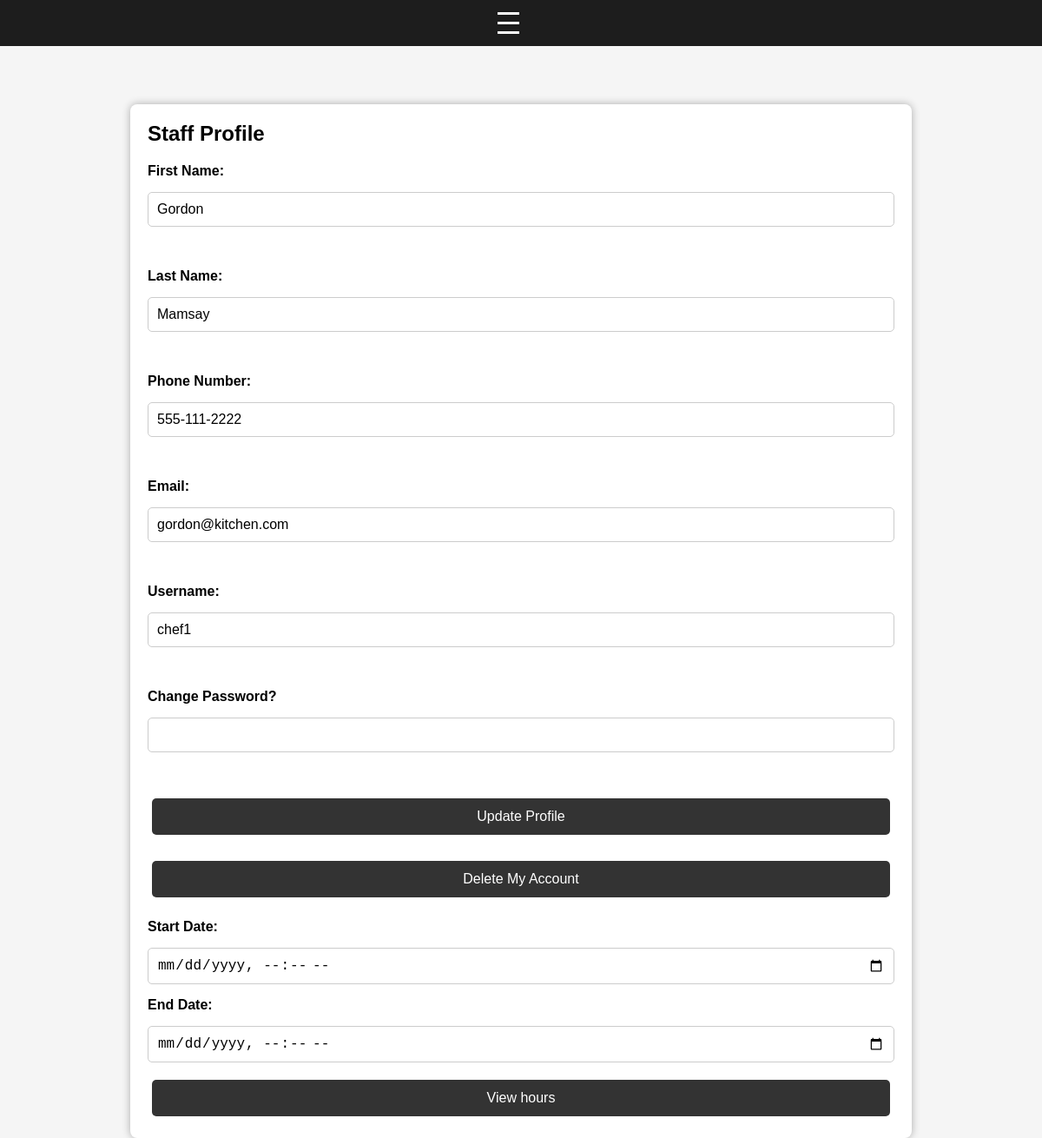
The app's page /profile (signed in), older data.
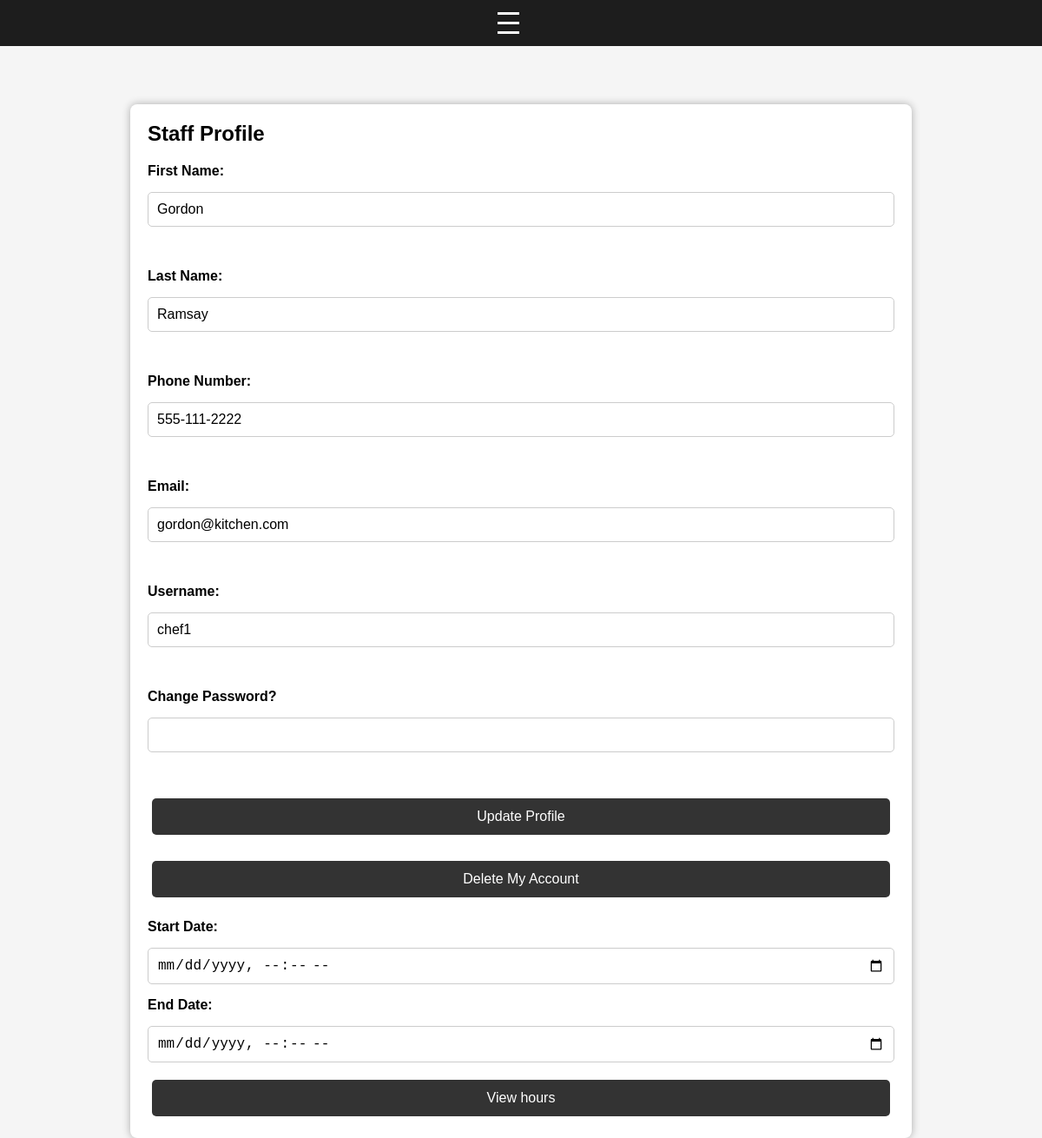
The same page, newer data.
### app/models.py (models this page shows)
class Staff(db.Model):
    id = db.Column(db.Integer, primary_key=True)
    first_name = db.Column(db.String(255), nullable=False)
    last_name = db.Column(db.String(255), nullable=False)
    phone_number = db.Column(db.String(15))
    email = db.Column(db.String(255))
    hire_date = db.Column(db.DateTime)
    user_id = db.Column(db.Integer, db.ForeignKey('user.id', ondelete="RESTRICT"), nullable=False)
    schedules = db.relationship('StaffSchedule', backref='staff', lazy=True)
    requests = db.relationship('RequestTimeOff', backref='staff', lazy=True)
    notifications = db.relationship('Notification', backref='staff', lazy=True)

### app/routes/auth_routes.py (the view, shortened to what this page needs)
@auth_bp.route('/profile', methods=['GET', 'POST'])
def get_profile():
    username = session.get('username')
    user_id = session.get('user_id')
    user = AuthLogic.get_user_record(username)
    staff = user.staff  # using relationship in models
    hours = None
    if request.method == 'POST':
            if staff:
                new_password = request.form['password']
                if new_password:
                    encrypted_password =AuthLogic.encrypt_password(new_password)
                    AuthLogic.change_password(user_id, encrypted_password)
                AuthLogic.update_staff(
                    staff_id=staff.id,
                    first_name=request.form['first_name'],
                    last_name=request.form['last_name'],
                    phone_number=request.form['phone_number'],
                    email=request.form['email']
                )
                return redirect(url_for('auth.get_profile'))
            else:
                AuthLogic.add_staff(
                first_name=request.form['first_name'],
                last_name=request.form['last_name'],
                phone_number=request.form['phone_number'],
                email=request.form['email'],
                user_id = user_id)
                return redirect(url_for('auth.get_profile'))
    else: #  handle tracking hours
        start = request.args.get('start')
        end = request.args.get('end')
    return render_template('profile.html', hours=hours, user_data = user, staff_data = staff)

### app/logic/auth_logic.py (called while the page is built)
    @staticmethod
    def get_user_record(username):
        return BaseCRUD.get_row(User, username = username)

### app/logic/base_crud.py (called while the page is built)
    @staticmethod
    def get_row(model, **kwargs):
        return model.query.filter_by(**kwargs).first() #  get a single row based on the kwargs

### templates/profile.html (shortened to what this page needs)
<!DOCTYPE html>
<html lang="en">
<head>
    <link rel="stylesheet" href="{{ url_for('static', filename='css/base.css') }}">
</head>
<body>
    {% include 'partials/nav.html' %}
<section>
    <h1>Staff Profile</h1>
    <div class="staff-form-container">
        <form action="{{ url_for('auth.get_profile') }}" method="POST" class="staff-form">
            <label for="first_name">First Name:</label>
            <input type="text" name="first_name" id="first_name" value="{{ staff_data.first_name if staff_data else '' }}" required><br>
            <label for="last_name">Last Name:</label>
            <input type="text" name="last_name" id="last_name" value="{{ staff_data.last_name if staff_data else '' }}" required><br>
            <label for="phone_number">Phone Number:</label>
            <input type="text" name="phone_number" id="phone_number" value="{{ staff_data.phone_number if staff_data else '' }}"required><br>
            <label for="email">Email:</label>
            <input type="email" name="email" id="email" value="{{ staff_data.email if staff_data else '' }}"required><br>
            <label for="username">Username:</label>
            <input type="text" name="username" id="username" value="{{ user_data.username }}" readonly><br>
            <label for="password">Change Password? </label>
            <input type="password" name="password" id="password" ><br>
            <button type="submit">
                {{ 'Update' if staff_data else 'Create' }} Profile
            </button>
        </form>
        <form method="POST" action="{{ url_for('auth.delete_account') }}" onsubmit="return confirm('Are you sure you want to delete your account? This cannot be undone.');">
            <button type="submit" class="danger-button">Delete My Account</button>
        </form>
        <form method="GET" action="{{ url_for('auth.get_profile') }}">
            <label>Start Date:</label>
            <input type="datetime-local" name="start">
            <label>End Date:</label>
            <input type="datetime-local" name="end">
            <button type="submit">View hours</button>
        </form>
    </div>
</section>
</body>
</html>

Row changes from the older to the newer data that the page shows:
changed Staff "Gordon": last_name "Mamsay" → "Ramsay"
